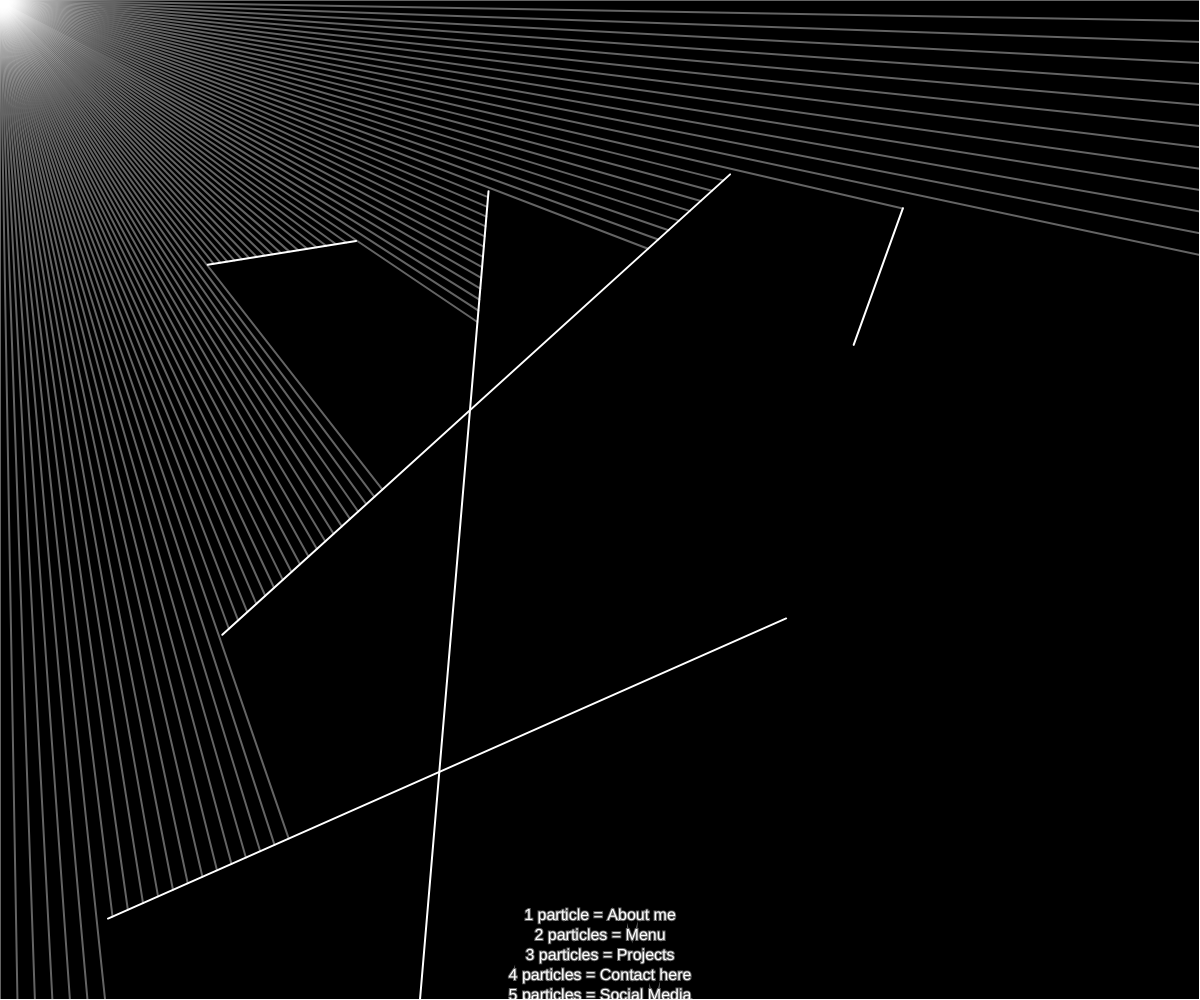
Frame 1 (no input)
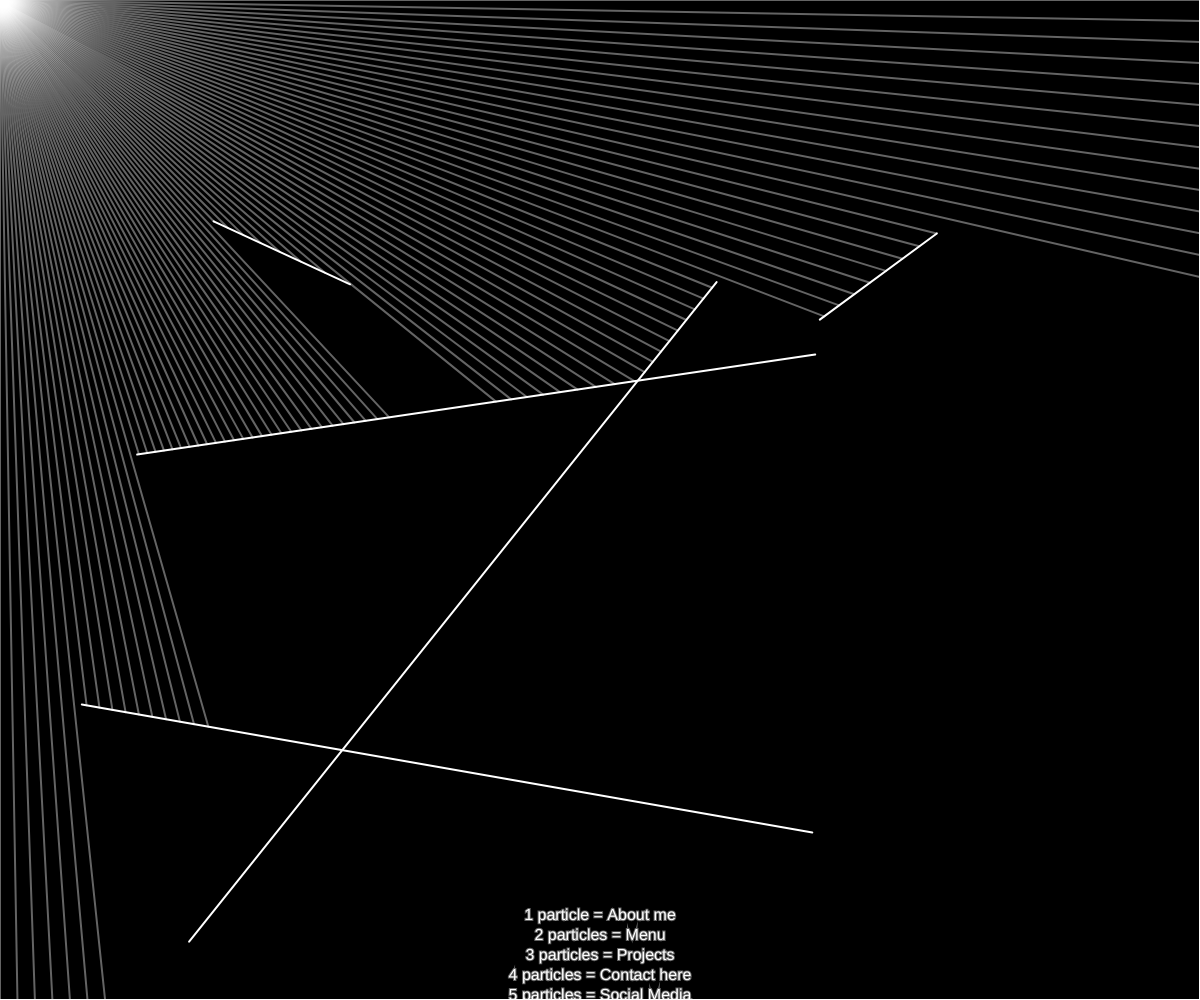
Frame 60 (no input)
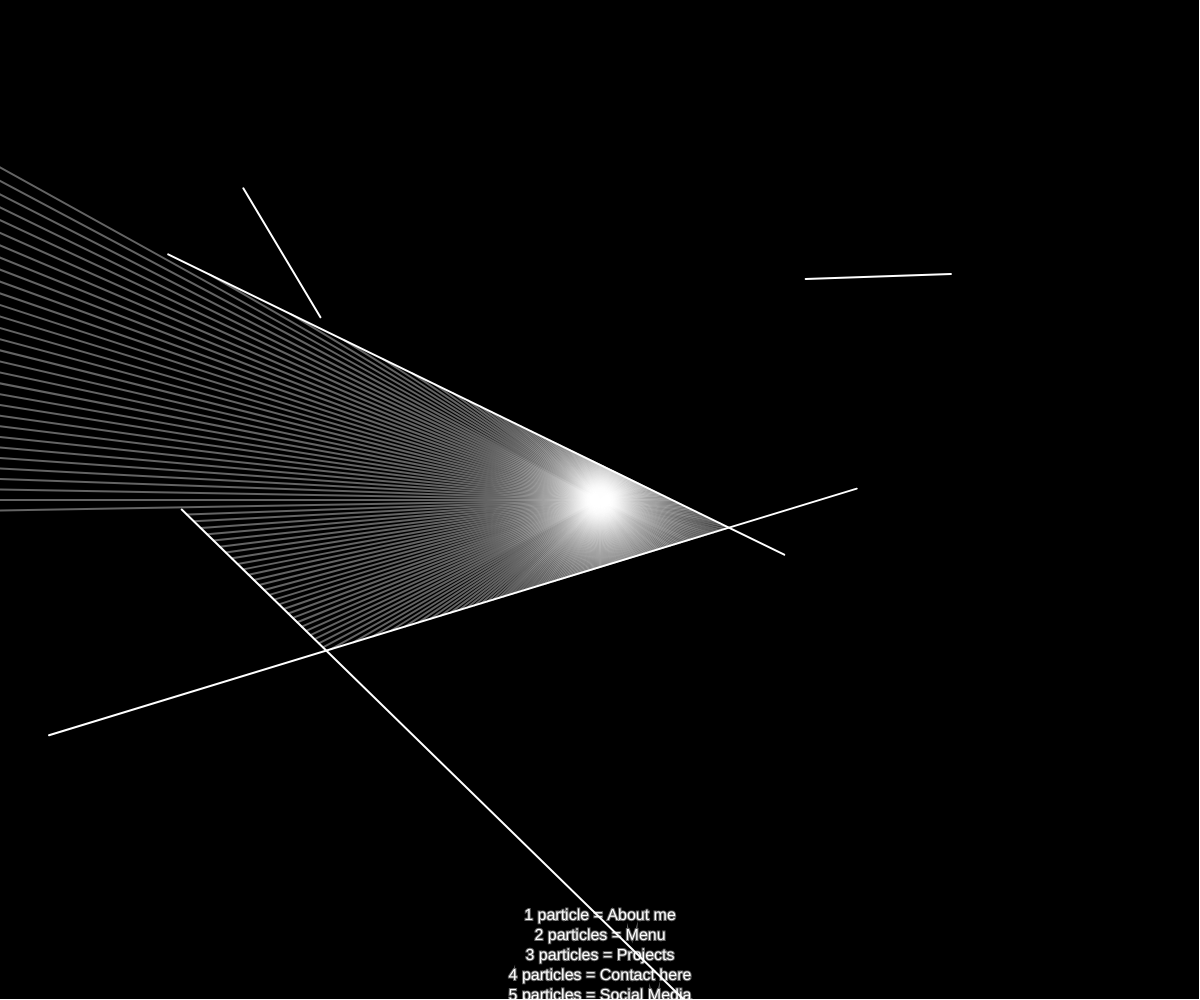
Frame 120 (the mouse pressed at the canvas centre since frame 60)

The p5.js sketch that drew these frames (run headless with seeded random() and noise() and a simulated clock; from frame 60 on, the mouse is pressed at the canvas centre):

// p5.js sketch
// ── sketch.js
let walls = [];
let particle;
let flashes = []; // Lista de destellos

let wallCount = 5; // Número de paredes aleatorias
let rayCount = 1; // Incremento de ángulo para los rayos
let rotationSpeed = 0.01; // Velocidad de rotación para las paredes
let maxFlashes = 0; // Máximo número de destellos (inicia en 0)

function setup() {
  createCanvas(windowWidth, windowHeight);

  // Crear paredes aleatorias
  for (let i = 0; i < wallCount; i++) {
    let x1 = random(width);
    let y1 = random(height);
    let x2 = random(width);
    let y2 = random(height);
    walls.push(new RotatingBoundary(x1, y1, x2, y2));
  }

  // Crear paredes fijas (bordes de la pantalla)
  walls.push(new Boundary(-1, -1, width, -1)); // Pared superior
  walls.push(new Boundary(width, -1, width, height)); // Pared derecha
  walls.push(new Boundary(width, height, -1, height)); // Pared inferior
  walls.push(new Boundary(-1, height, -1, -1)); // Pared izquierda

  particle = new Particle(); // Partícula controlada por el mouse
  noCursor();
}

function draw() {
  // Cambiar el fondo según el número de destellos
  let bgColor;
  switch (maxFlashes) {
    case 1:
      bgColor = color(102, 66, 255); // #6642ff
      break;
    case 2:
      bgColor = color(91, 229, 91); // #5be55b
      break;
    case 3:
      bgColor = color(253, 45, 45); // #fd2d2d
      break;
    case 4:
      bgColor = color(248, 100, 248); // #f8f8f8
      break;
    case 5:
      bgColor = color(32, 32, 32); // #202020
      break;
    default:
      bgColor = color(0);
  }
  background(bgColor);

  // Dibujar y actualizar las paredes
  for (let wall of walls) {
    wall.update(); // Actualizar rotación si aplica
    wall.show();
  }

  // Dibujar y actualizar la partícula controlada por el mouse
  particle.update(mouseX, mouseY);
  particle.show();
  particle.look(walls);

  // Dibujar y actualizar los destellos
  for (let i = flashes.length - 1; i >= 0; i--) {
    flashes[i].update();
    flashes[i].show();
    flashes[i].look(walls);
  }

  // Mostrar texto según el número de partículas
  displayText();

  // Mostrar texto inferior
  textSize(16);
  textAlign(CENTER);
  text("1 particle = About me", width / 2, height - 80);
  text("2 particles = Menu", width / 2, height - 60);
  text("3 particles = Projects", width / 2, height - 40);
  text("4 particles = Contact here", width / 2, height - 20);
  text("5 particles = Social Media", width / 2, height);
}

// Mostrar el texto centrado según el número de partículas
function displayText() {
  let textContent = "";
  switch (maxFlashes) {
    case 1:
      textContent = "About me";
      break;
    case 2:
      textContent = "Menu";
      break;
    case 3:
      textContent = "Projects";
      break;
    case 4:
      textContent = "Contact here";
      break;
    case 5:
      textContent = "Social Media";
      break;
  }
  if (maxFlashes > 0) {
    fill(255);
    textSize(64);
    textAlign(CENTER, CENTER);
    text(textContent, width / 2, height / 2);
  }
}

// Controlar cantidad de partículas con el scroll del mouse
function mouseWheel(event) {
  if (event.delta > 0 && maxFlashes > 0) {
    maxFlashes--;
  } else if (event.delta < 0 && maxFlashes < 5) {
    maxFlashes++;
  }
  flashes = []; // Reiniciar las partículas
  for (let i = 0; i < maxFlashes; i++) {
    flashes.push(new Particle(random(width), random(height), true));
  }
}

// Clase para las paredes rotatorias
class RotatingBoundary {
  constructor(x1, y1, x2, y2) {
    this.originalA = createVector(x1, y1);
    this.originalB = createVector(x2, y2);
    this.center = p5.Vector.lerp(this.originalA, this.originalB, 0.5); // Centro de la línea
    this.angle = random(TWO_PI); // Ángulo inicial
    this.length = dist(x1, y1, x2, y2); // Longitud de la línea
  }

  update() {
    this.angle += rotationSpeed;
  }

  show() {
    let offsetX = this.length / 2 * cos(this.angle);
    let offsetY = this.length / 2 * sin(this.angle);
    let a = createVector(this.center.x - offsetX, this.center.y - offsetY);
    let b = createVector(this.center.x + offsetX, this.center.y + offsetY);
    stroke(255);
    strokeWeight(2);
    line(a.x, a.y, b.x, b.y);
    this.a = a;
    this.b = b;
  }
}

// Clase para las paredes estáticas
class Boundary {
  constructor(x1, y1, x2, y2) {
    this.a = createVector(x1, y1);
    this.b = createVector(x2, y2);
  }
  update() {}
  show() {
    stroke(255);
    line(this.a.x, this.a.y, this.b.x, this.b.y);
  }
}

// Clase para las partículas
class Particle {
  constructor(x = width / 2, y = height / 2, isFlash = false) {
    this.pos = createVector(x, y);
    this.vel = isFlash ? p5.Vector.random2D().mult(3) : createVector(0, 0);
    this.rays = [];
    for (let a = 0; a < 360; a += rayCount) {
      this.rays.push(new Ray(this.pos, radians(a)));
    }
  }

  update(x, y) {
    if (x !== undefined && y !== undefined) {
      this.pos.set(x, y);
    } else {
      this.pos.add(this.vel);
    }
  }

  look(walls) {
    for (let ray of this.rays) {
      let closest = null;
      let record = Infinity;
      for (let wall of walls) {
        const pt = ray.cast(wall);
        if (pt) {
          const d = p5.Vector.dist(this.pos, pt);
          if (d < record) {
            record = d;
            closest = pt;
          }
        }
      }
      if (closest) {
        stroke(255, 100);
        line(this.pos.x, this.pos.y, closest.x, closest.y);
      }
    }
  }

  show() {
    fill(255);
    noStroke();
    ellipse(this.pos.x, this.pos.y, 4);
  }
}

// Clase para Rayos
class Ray {
  constructor(pos, angle) {
    this.pos = pos;
    this.dir = p5.Vector.fromAngle(angle);
  }

  cast(wall) {
    const x1 = wall.a.x;
    const y1 = wall.a.y;
    const x2 = wall.b.x;
    const y2 = wall.b.y;
    const x3 = this.pos.x;
    const y3 = this.pos.y;
    const x4 = this.pos.x + this.dir.x;
    const y4 = this.pos.y + this.dir.y;
    const den = (x1 - x2) * (y3 - y4) - (y1 - y2) * (x3 - x4);
    if (den === 0) return;
    const t = ((x1 - x3) * (y3 - y4) - (y1 - y3) * (x3 - x4)) / den;
    const u = -((x1 - x2) * (y1 - y3) - (y1 - y2) * (x1 - x3)) / den;
    if (t > 0 && t < 1 && u > 0) {
      const pt = createVector();
      pt.x = x1 + t * (x2 - x1);
      pt.y = y1 + t * (y2 - y1);
      return pt;
    }
  }
}
